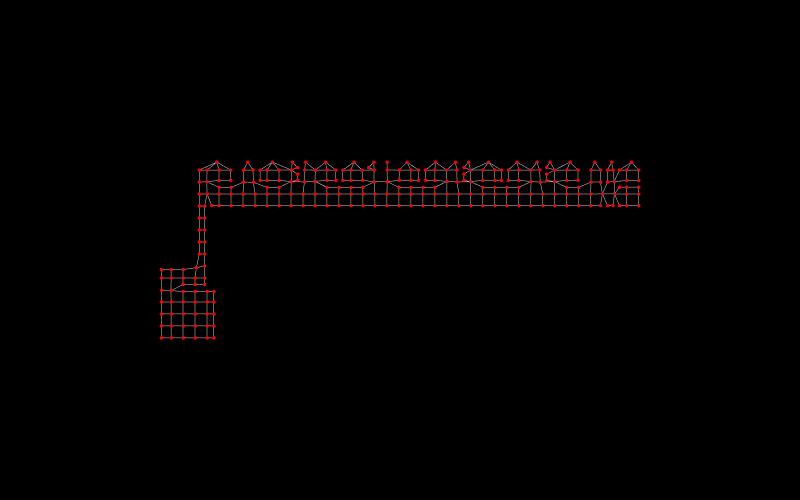
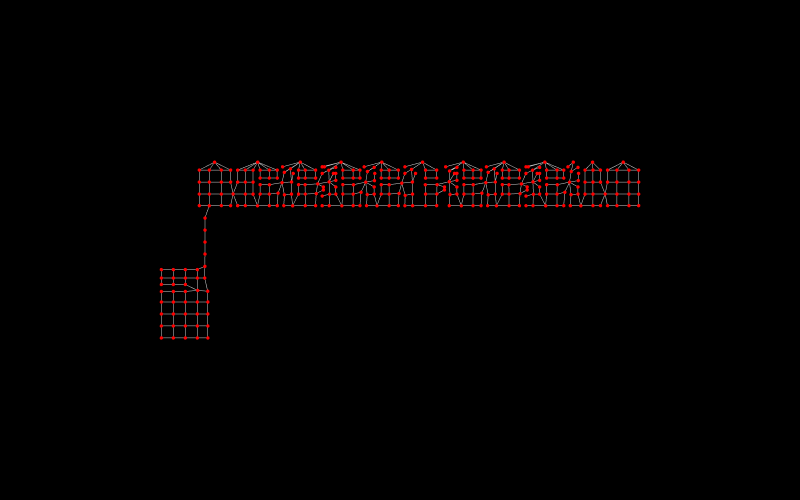

Write notebook code for charts like these, in order.
### Markdown cell above
## 13. Show both analysis graphs

### Code cell
Topology.Show(analysis_graph1,
              camera=[0,0,6],
              vertexSize=4,
              vertexColor='red',
              edgeColor='lightgrey',
              backgroundColor='black',
              width=800,
              height=500,
              renderer=renderer)

Topology.Show(analysis_graph2,
              camera=[0,0,6],
              vertexSize=4,
              vertexColor='red',
              edgeColor='lightgrey',
              backgroundColor='black',
              width=800,
              height=500,
              renderer=renderer)

### Figure 1 — Plotly figure (JSON) as saved in the notebook; plotly's stock layout.template omitted (floating-point values rounded to 4 significant figures; data arrays with more than 128 entries replaced by an {"elided": "..."} marker saying what was removed)
{"data": [{"hoverinfo": "text", "legendgroup": "2", "legendrank": 2, "line": {"color": "lightgrey", "dash": "solid", "width": 1}, "marker": {"size": 0}, "mode": "lines", "name": "1: Untitled Graph (Edges)", "showlegend": false, "text": "", "type": "scatter3d", "x": {"elided": "1326 float values"}, "y": {"elided": "1326 float values"}, "z": {"elided": "1326 int values"}}, {"customdata": {"elided": "269 str values"}, "hoverinfo": "text", "hovertemplate": {"elided": "269 str values"}, "hovertext": {"elided": "269 str values"}, "legendgroup": "1", "legendrank": 1, "marker": {"color": {"elided": "269 str values"}, "line": {"width": 0}, "opacity": 1, "size": {"elided": "269 int values"}, "sizemode": "diameter", "symbol": "circle"}, "mode": "markers", "name": "1: Untitled Graph (Vertices)", "showlegend": false, "text": {"elided": "269 str values"}, "textfont": {"size": 5}, "type": "scatter3d", "x": {"elided": "269 float values"}, "y": {"elided": "269 float values"}, "z": {"elided": "269 int values"}}], "layout": {"autosize": true, "height": 500, "margin": {"b": 40, "l": 40, "r": 40, "t": 40}, "paper_bgcolor": "#000000", "plot_bgcolor": "#000000", "scene": {"aspectmode": "data", "camera": {"center": {"x": 0, "y": 0, "z": 0}, "eye": {"x": 0, "y": 0, "z": 6}, "projection": {"type": "perspective"}, "up": {"x": 0, "y": 1, "z": 0}}, "xaxis": {"visible": false}, "yaxis": {"visible": false}, "zaxis": {"visible": false}}, "showlegend": true, "width": 800, "xaxis": {"showgrid": false, "visible": false, "zeroline": false}, "yaxis": {"showgrid": false, "visible": false, "zeroline": false}}}

### Figure 2 — Plotly figure (JSON) as saved in the notebook; plotly's stock layout.template omitted (floating-point values rounded to 4 significant figures; data arrays with more than 128 entries replaced by an {"elided": "..."} marker saying what was removed)
{"data": [{"hoverinfo": "text", "legendgroup": "2", "legendrank": 2, "line": {"color": "lightgrey", "dash": "solid", "width": 1}, "marker": {"size": 0}, "mode": "lines", "name": "1: Untitled Graph (Edges)", "showlegend": false, "text": "", "type": "scatter3d", "x": {"elided": "1398 float values"}, "y": {"elided": "1398 float values"}, "z": {"elided": "1398 int values"}}, {"customdata": {"elided": "312 str values"}, "hoverinfo": "text", "hovertemplate": {"elided": "312 str values"}, "hovertext": {"elided": "312 str values"}, "legendgroup": "1", "legendrank": 1, "marker": {"color": {"elided": "312 str values"}, "line": {"width": 0}, "opacity": 1, "size": {"elided": "312 int values"}, "sizemode": "diameter", "symbol": "circle"}, "mode": "markers", "name": "1: Untitled Graph (Vertices)", "showlegend": false, "text": {"elided": "312 str values"}, "textfont": {"size": 5}, "type": "scatter3d", "x": {"elided": "312 float values"}, "y": {"elided": "312 float values"}, "z": {"elided": "312 int values"}}], "layout": {"autosize": true, "height": 500, "margin": {"b": 40, "l": 40, "r": 40, "t": 40}, "paper_bgcolor": "#000000", "plot_bgcolor": "#000000", "scene": {"aspectmode": "data", "camera": {"center": {"x": 0, "y": 0, "z": 0}, "eye": {"x": 0, "y": 0, "z": 6}, "projection": {"type": "perspective"}, "up": {"x": 0, "y": 1, "z": 0}}, "xaxis": {"visible": false}, "yaxis": {"visible": false}, "zaxis": {"visible": false}}, "showlegend": true, "width": 800, "xaxis": {"showgrid": false, "visible": false, "zeroline": false}, "yaxis": {"showgrid": false, "visible": false, "zeroline": false}}}
